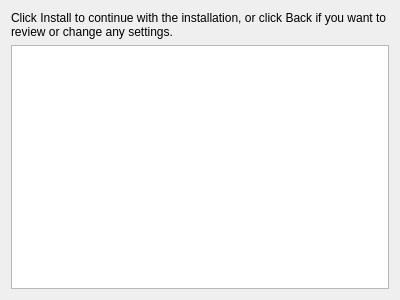
<?xml version="1.0" encoding="UTF-8"?>
<ui version="4.0">
 <class>WizardCommit</class>
 <widget class="QWizardPage" name="WizardCommit">
  <property name="geometry">
   <rect>
    <x>0</x>
    <y>0</y>
    <width>400</width>
    <height>300</height>
   </rect>
  </property>
  <property name="windowTitle">
   <string>WizardPage</string>
  </property>
  <property name="title">
   <string>Ready to Install</string>
  </property>
  <property name="subTitle">
   <string>Setup is now ready to begin installing Phisketeer on your computer.</string>
  </property>
  <layout class="QVBoxLayout" name="verticalLayout">
   <item>
    <widget class="QLabel" name="label_2">
     <property name="text">
      <string>Click Install to continue with the installation, or click Back if you want to review or change any settings.</string>
     </property>
     <property name="wordWrap">
      <bool>true</bool>
     </property>
    </widget>
   </item>
   <item>
    <widget class="QTextEdit" name="_steps">
     <property name="readOnly">
      <bool>true</bool>
     </property>
    </widget>
   </item>
  </layout>
 </widget>
 <resources/>
 <connections/>
</ui>
